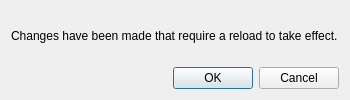
<?xml version="1.0" encoding="UTF-8"?>
<ui version="4.0">
 <class>ReloadRequiredDialog</class>
 <widget class="QDialog" name="ReloadRequiredDialog">
  <property name="geometry">
   <rect>
    <x>0</x>
    <y>0</y>
    <width>350</width>
    <height>100</height>
   </rect>
  </property>
  <property name="windowTitle">
   <string>Reload Required</string>
  </property>
  <layout class="QVBoxLayout" name="verticalLayout">
   <item>
    <widget class="QLabel" name="label">
     <property name="text">
      <string>Changes have been made that require a reload to take effect.</string>
     </property>
    </widget>
   </item>
   <item>
    <widget class="QDialogButtonBox" name="buttonBox">
     <property name="orientation">
      <enum>Qt::Horizontal</enum>
     </property>
     <property name="standardButtons">
      <set>QDialogButtonBox::Cancel|QDialogButtonBox::Ok</set>
     </property>
    </widget>
   </item>
  </layout>
 </widget>
 <resources/>
 <connections/>
</ui>
